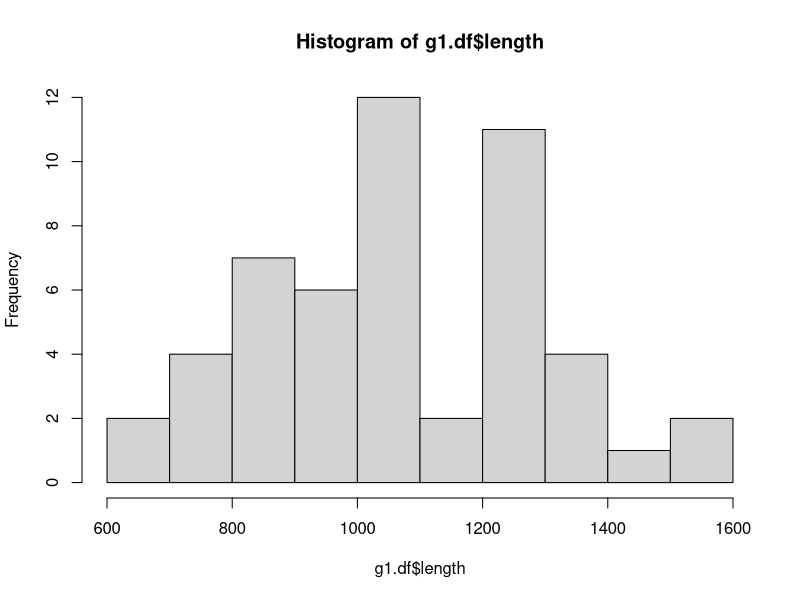
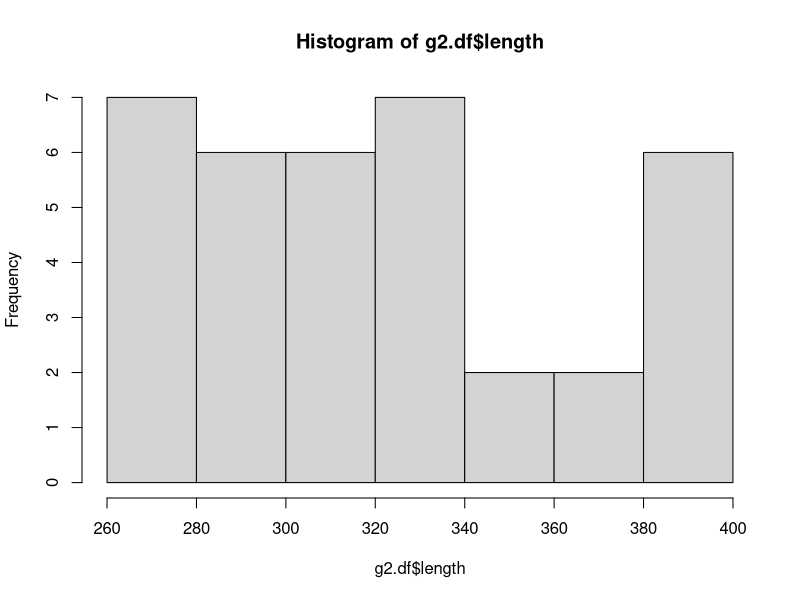

Write R code to recreate these figures, in order.
# Background: http://www.sthda.com/english/wiki/normality-test-in-r

# read the data
dat <- read.csv("zooid_size.csv", header = TRUE)

unique(dat$genus) # shows unique genus
table(dat$genus) # shows the frequency

# subset data by species
name1 <- "Macropora"
name2 <- "Heteroconopeum"

g1.df <- dat[which(dat$genus == name1),]
g2.df <- dat[which(dat$genus == name2),]

########### visualise the data

hist(g1.df$length)
hist(g2.df$length)

########### Shapiro-Wilk's

shapiro.test(g1.df$length)
shapiro.test(g2.df$length)

